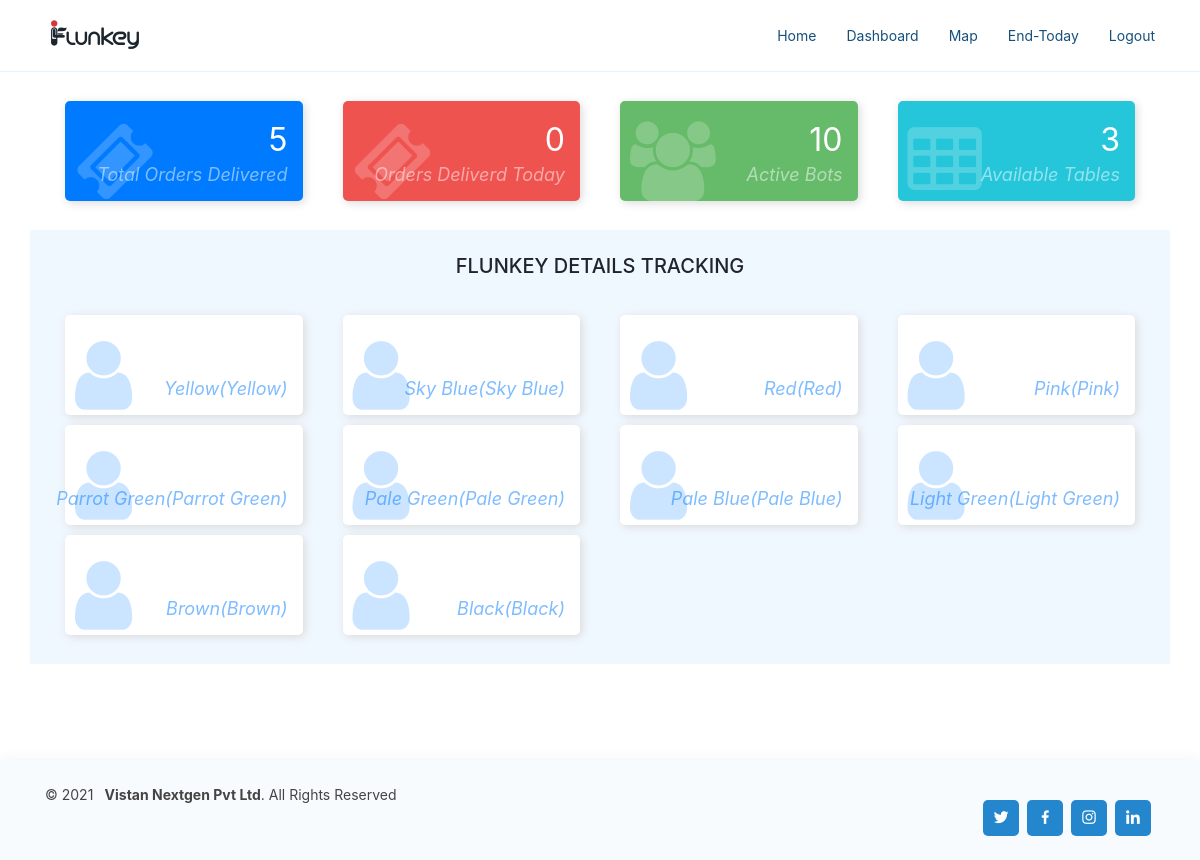
/dashboard/, run on the app's committed database.
### api/models.py (models this page shows, shortened)
class Bot(models.Model):
    bot_no = models.IntegerField(unique=True)
    name = models.CharField(max_length = 50, unique=True)
    color = models.CharField(max_length=20, unique=True)
    image = models.ImageField(upload_to = 'flunky_images', blank = True)
    status = models.BooleanField(default=True, help_text="bot working(active or inactive)")   # active or inactive
    avialable = models.BooleanField(default=True, help_text="available or not avialabe for delivery")  # avialabe to serve or not avialable
    ip = models.CharField(max_length=15)
    port = models.IntegerField()
    created_at = models.DateTimeField(auto_now_add=True)
    battery = models.DecimalField(max_digits=5, decimal_places=2, default = 0)
    class Meta:
        verbose_name = 'Bot'
        verbose_name_plural = 'Bots'
        ordering = ('-id',)

### dashboard/views.py (the view)
# urls.py: path('', views.dashbaord, name ='dashboard'),
def dashbaord(request):
    fd = FinalDelivery.objects.filter(food_delivered = True)
    td = FinalDelivery.objects.filter(created_at__date = date.today(), food_delivered = True)
    ab = Bot.objects.filter(status = True)
    at = Table.objects.filter(avialable = True)
    return render(request, 'dashboard/dashboard.html', {
                                                        'fd': len(fd),
                                                        'td': len(td),
                                                        'ab': len(ab),
                                                        'at': len(at),
                                                        'abl': ab,
                                                        }
                )

### dashboard/templates/dashboard/dashboard.html
{% extends 'api/base.html' %}
{% load static %}
{% block css %}
<link href="{% static "assets/css/boot.min.css" %}" rel="stylesheet" id="bootstrap-css">
{% endblock %}
{% block content %}
    <div class="container">
        <div class="container">
            <div class="row">
            <div class="col-md-3">
              <div class="card-counter primary">
                <i class="fa fa-ticket"></i>
                <span class="count-numbers">{{fd}}</span>
                <span class="count-name">Total Orders Delivered</span>
              </div>
            </div>
            <div class="col-md-3">
              <div class="card-counter danger">
                <i class="fa fa-ticket"></i>
                <span class="count-numbers">{{td}}</span>
                <span class="count-name">Orders Deliverd Today</span>
              </div>
            </div>
            <div class="col-md-3">
              <div class="card-counter success">
                <i class="fa fa-users"></i>
                <span class="count-numbers">{{ab}}</span>
                <span class="count-name">Active Bots</span>
              </div>
            </div>
            <div class="col-md-3">
              <div class="card-counter info">
                <i class="fa fa-table"></i>
                <span class="count-numbers">{{at}}</span>
                <span class="count-name">Available Tables</span>
              </div>
            </div>
          </div>
        </div>
        <br>
    </div>
    <div class="container" style="background-color: aliceblue; border-radius: 0%;">
        <br>
        <center><h5>FLUNKEY DETAILS TRACKING</h5></center><br>
        <div class="container">
            <div class="row">
                {% for i in abl %}
                            <div class="col-sm-3">
                            <a href="{% url 'dashboard:bot-dashboard' i.name%}">
                                <div class="card-counter warning">
                                  <i class="fa fa-user"></i>
                                    <div class = "count-name">{{i.name}}({{i.color}})</div>
                                </div>
                            </a>
                            </div>
                {% endfor %}
            </div>
            <br>
        </div>
    </div>
{% endblock%}

### static/assets/css/style.css (style rules this page uses)
body { font-family: "Open Sans", sans-serif; color: #444444; }
a { color: #2487ce; text-decoration: none; }
h1, h2, h3, h4, h5, h6 { font-family: "Raleway", sans-serif; }

### static/assets/css/style1.css (style rules this page uses)
.card-counter { box-shadow: 2px 2px 10px #DADADA; margin: 5px; padding: 20px 10px; background-color: #fff; height: 100px; border-radius: 5px; transition: .3s linear all; }
.card-counter.primary { background-color: #007bff; color: #FFF; }
.card-counter.danger { background-color: #ef5350; color: #FFF; }
.card-counter.success { background-color: #66bb6a; color: #FFF; }
.card-counter.info { background-color: #26c6da; color: #FFF; }
.card-counter i { font-size: 5em; opacity: 0.2; }
.card-counter .count-numbers { position: absolute; right: 35px; top: 20px; font-size: 32px; display: block; }
.card-counter .count-name { position: absolute; right: 35px; top: 65px; font-style: italic; text-transform: capitalize; opacity: 0.5; display: block; font-size: 18px; }

### data on the page
Bot: name "Yellow", color "Yellow"
Bot: name "Sky Blue", color "Sky Blue"
Bot: name "Red", color "Red"
Bot: name "Pink", color "Pink"
Bot: name "Parrot Green", color "Parrot Green"
Bot: name "Pale Green", color "Pale Green"
Bot: name "Pale Blue", color "Pale Blue"
Bot: name "Light Green", color "Light Green"
Bot: name "Brown", color "Brown"
Bot: name "Black", color "Black"

### other printed values
{{ fd }} "5"
{{ td }} "0"
{{ ab }} "10"
{{ at }} "3"
